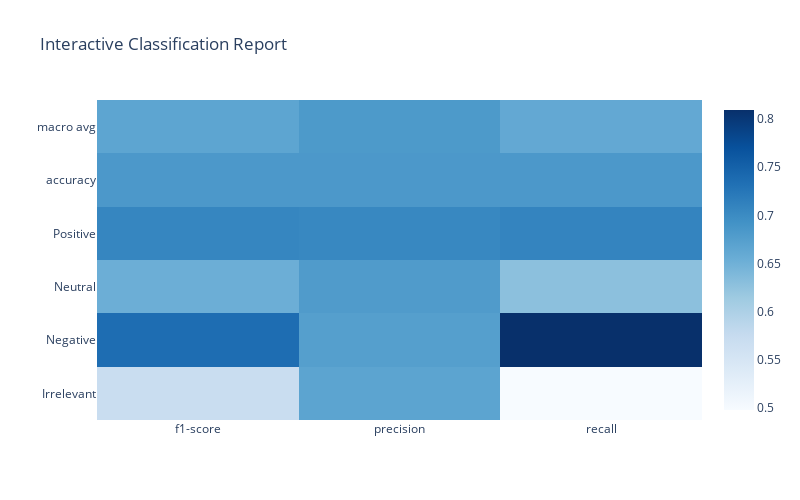

The notebook cell saved with this chart:
### Markdown cell above
This interactive visualization allows you to hover over cells to see detailed metrics (precision, recall, F1-score) for each sentiment class. Adjust the code as needed to integrate it with your specific data and classifier.

### Code cell
import plotly.graph_objects as go
# Split the data into training and testing sets
X_train, X_test, y_train, y_test = train_test_split(df['cleaned_text'], df['sentiment'], test_size=0.2, random_state=42)

# Create a TfidfVectorizer
vectorizer = TfidfVectorizer(max_features=5000)
X_train_vectors = vectorizer.fit_transform(X_train)
X_test_vectors = vectorizer.transform(X_test)

# Train a Logistic Regression classifier
classifier = LogisticRegression(max_iter=1000)
classifier.fit(X_train_vectors, y_train)

# Predict on test data
y_pred = classifier.predict(X_test_vectors)

# Get classification report
report = classification_report(y_test, y_pred, output_dict=True)
df_report = pd.DataFrame(report).transpose()

# Convert the report into an interactive heatmap using Plotly
fig = go.Figure(data=go.Heatmap(
    z=df_report.iloc[:-1, :-1].values,
    x=df_report.columns.tolist()[:-1],
    y=df_report.index.tolist()[:-1],
    colorscale='Blues',
    hoverongaps=False))

fig.update_layout(
    title='Interactive Classification Report',
    xaxis_title=' ',
    yaxis_title=' ',
    width=800,
    height=500,
    xaxis={'categoryorder': 'category ascending'},
    yaxis={'categoryorder': 'category ascending'}
)

fig.show()

### Figure 1 — Plotly figure (JSON) as saved in the notebook; plotly's stock layout.template omitted (floating-point values rounded to 4 significant figures)
{"data": [{"colorscale": [[0, "rgb(247,251,255)"], [0.125, "rgb(222,235,247)"], [0.25, "rgb(198,219,239)"], [0.375, "rgb(158,202,225)"], [0.5, "rgb(107,174,214)"], [0.625, "rgb(66,146,198)"], [0.75, "rgb(33,113,181)"], [0.875, "rgb(8,81,156)"], [1, "rgb(8,48,107)"]], "hoverongaps": false, "type": "heatmap", "x": ["precision", "recall", "f1-score"], "y": ["Irrelevant", "Negative", "Neutral", "Positive", "accuracy", "macro avg"], "z": [[0.6679, 0.4981, 0.5706], [0.675, 0.8092, 0.736], [0.6796, 0.6288, 0.6532], [0.7046, 0.7095, 0.707], [0.6835, 0.6835, 0.6835], [0.6818, 0.6614, 0.6667]]}], "layout": {"height": 500, "title": {"text": "Interactive Classification Report"}, "width": 800, "xaxis": {"categoryorder": "category ascending", "title": {"text": " "}}, "yaxis": {"categoryorder": "category ascending", "title": {"text": " "}}}}
